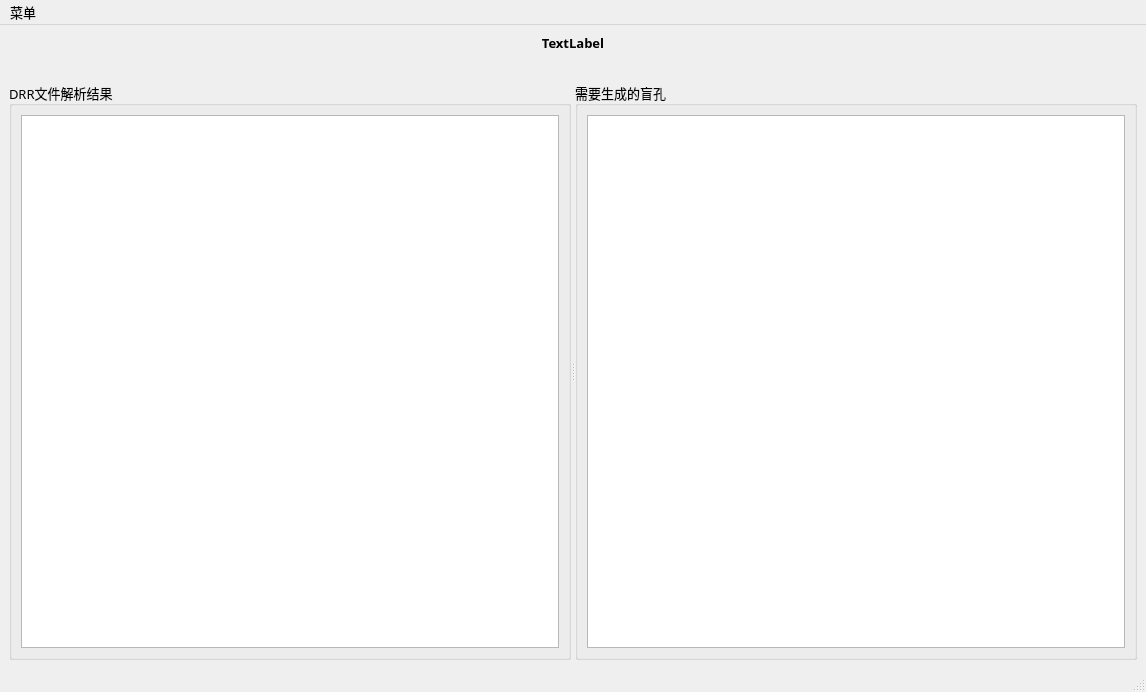
<?xml version="1.0" encoding="UTF-8"?>
<ui version="4.0">
 <class>MainWindow</class>
 <widget class="QMainWindow" name="MainWindow">
  <property name="geometry">
   <rect>
    <x>0</x>
    <y>0</y>
    <width>1146</width>
    <height>692</height>
   </rect>
  </property>
  <property name="font">
   <font>
    <family>微软雅黑</family>
    <pointsize>10</pointsize>
   </font>
  </property>
  <property name="windowTitle">
   <string>分孔程序</string>
  </property>
  <widget class="QWidget" name="centralwidget">
   <layout class="QVBoxLayout" name="verticalLayout_2" stretch="0,0,1">
    <item>
     <widget class="QLabel" name="label_title">
      <property name="font">
       <font>
        <family>微软雅黑</family>
        <pointsize>10</pointsize>
        <weight>75</weight>
        <bold>true</bold>
       </font>
      </property>
      <property name="text">
       <string>TextLabel</string>
      </property>
      <property name="alignment">
       <set>Qt::AlignCenter</set>
      </property>
      <property name="textInteractionFlags">
       <set>Qt::LinksAccessibleByMouse</set>
      </property>
     </widget>
    </item>
    <item>
     <widget class="QLabel" name="label">
      <property name="text">
       <string/>
      </property>
      <property name="wordWrap">
       <bool>true</bool>
      </property>
     </widget>
    </item>
    <item>
     <widget class="QSplitter" name="splitter">
      <property name="mouseTracking">
       <bool>false</bool>
      </property>
      <property name="orientation">
       <enum>Qt::Horizontal</enum>
      </property>
      <property name="opaqueResize">
       <bool>false</bool>
      </property>
      <property name="childrenCollapsible">
       <bool>false</bool>
      </property>
      <widget class="QGroupBox" name="groupBox">
       <property name="title">
        <string>DRR文件解析结果</string>
       </property>
       <layout class="QVBoxLayout" name="verticalLayout">
        <item>
         <widget class="QTableWidget" name="tableWidget_drr_info">
          <property name="font">
           <font>
            <family>微软雅黑</family>
            <pointsize>9</pointsize>
           </font>
          </property>
         </widget>
        </item>
       </layout>
      </widget>
      <widget class="QGroupBox" name="groupBox_2">
       <property name="title">
        <string>需要生成的盲孔</string>
       </property>
       <layout class="QVBoxLayout" name="verticalLayout_3">
        <item>
         <widget class="QTableWidget" name="tableWidget_hole_info">
          <property name="font">
           <font>
            <family>微软雅黑</family>
            <pointsize>9</pointsize>
           </font>
          </property>
         </widget>
        </item>
       </layout>
      </widget>
     </widget>
    </item>
   </layout>
  </widget>
  <widget class="QMenuBar" name="menubar">
   <property name="geometry">
    <rect>
     <x>0</x>
     <y>0</y>
     <width>1146</width>
     <height>25</height>
    </rect>
   </property>
   <widget class="QMenu" name="menuOpen">
    <property name="cursor">
     <cursorShape>PointingHandCursor</cursorShape>
    </property>
    <property name="title">
     <string>菜单</string>
    </property>
    <addaction name="action_open"/>
    <addaction name="separator"/>
    <addaction name="action_import"/>
    <addaction name="separator"/>
    <addaction name="action_split"/>
    <addaction name="separator"/>
    <addaction name="action_exit"/>
   </widget>
   <addaction name="menuOpen"/>
  </widget>
  <widget class="QStatusBar" name="statusbar"/>
  <action name="action_open">
   <property name="text">
    <string>打开DRR文件</string>
   </property>
   <property name="toolTip">
    <string>选择DRR文件打开</string>
   </property>
   <property name="shortcut">
    <string>O</string>
   </property>
  </action>
  <action name="action_import">
   <property name="text">
    <string>导入/重命名</string>
   </property>
   <property name="toolTip">
    <string>导入并重命名Ascll RoundHoles File</string>
   </property>
   <property name="shortcut">
    <string>I</string>
   </property>
  </action>
  <action name="action_split">
   <property name="text">
    <string>分孔</string>
   </property>
   <property name="shortcut">
    <string>S</string>
   </property>
  </action>
  <action name="action_exit">
   <property name="text">
    <string>退出</string>
   </property>
   <property name="shortcut">
    <string>E</string>
   </property>
  </action>
 </widget>
 <resources/>
 <connections/>
</ui>
